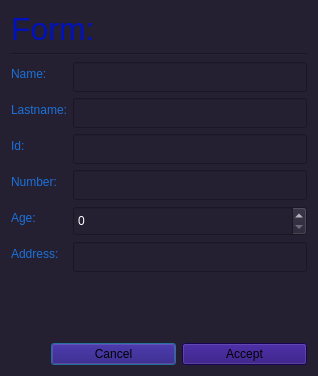
<?xml version="1.0" encoding="UTF-8"?>
<ui version="4.0">
 <class>Form</class>
 <widget class="QDialog" name="Form">
  <property name="geometry">
   <rect>
    <x>0</x>
    <y>0</y>
    <width>318</width>
    <height>376</height>
   </rect>
  </property>
  <property name="windowTitle">
   <string>Dialog</string>
  </property>
  <property name="styleSheet">
   <string notr="true">background-color: rgb(36, 31, 49);</string>
  </property>
  <layout class="QGridLayout" name="gridLayout">
   <item row="0" column="0">
    <layout class="QVBoxLayout" name="verticalLayout">
     <item>
      <widget class="QLabel" name="label">
       <property name="font">
        <font>
         <pointsize>24</pointsize>
        </font>
       </property>
       <property name="styleSheet">
        <string notr="true">
color: rgb(0, 17, 189);</string>
       </property>
       <property name="text">
        <string>Form:</string>
       </property>
      </widget>
     </item>
     <item>
      <widget class="Line" name="line">
       <property name="font">
        <font>
         <pointsize>15</pointsize>
        </font>
       </property>
       <property name="orientation">
        <enum>Qt::Horizontal</enum>
       </property>
      </widget>
     </item>
     <item>
      <layout class="QFormLayout" name="formLayout">
       <item row="0" column="0">
        <widget class="QLabel" name="lbl_name">
         <property name="styleSheet">
          <string notr="true">color: rgb(28, 113, 216);</string>
         </property>
         <property name="text">
          <string>Name:</string>
         </property>
        </widget>
       </item>
       <item row="0" column="1">
        <widget class="QLineEdit" name="line_name">
         <property name="minimumSize">
          <size>
           <width>0</width>
           <height>30</height>
          </size>
         </property>
         <property name="styleSheet">
          <string notr="true">color: rgb(255, 255, 255);</string>
         </property>
         <property name="text">
          <string/>
         </property>
        </widget>
       </item>
       <item row="1" column="0">
        <widget class="QLabel" name="lbl_lastname">
         <property name="styleSheet">
          <string notr="true">color: rgb(28, 113, 216);</string>
         </property>
         <property name="text">
          <string>Lastname:</string>
         </property>
        </widget>
       </item>
       <item row="1" column="1">
        <widget class="QLineEdit" name="line_lastname">
         <property name="minimumSize">
          <size>
           <width>0</width>
           <height>30</height>
          </size>
         </property>
         <property name="styleSheet">
          <string notr="true">color: rgb(255, 255, 255);</string>
         </property>
         <property name="text">
          <string/>
         </property>
        </widget>
       </item>
       <item row="2" column="0">
        <widget class="QLabel" name="lbl_id">
         <property name="styleSheet">
          <string notr="true">color: rgb(28, 113, 216);</string>
         </property>
         <property name="text">
          <string>Id:</string>
         </property>
        </widget>
       </item>
       <item row="2" column="1">
        <widget class="QLineEdit" name="line_id">
         <property name="minimumSize">
          <size>
           <width>0</width>
           <height>30</height>
          </size>
         </property>
         <property name="styleSheet">
          <string notr="true">color: rgb(255, 255, 255);
color: rgb(255, 255, 255);</string>
         </property>
         <property name="text">
          <string/>
         </property>
        </widget>
       </item>
       <item row="3" column="0">
        <widget class="QLabel" name="lbl_number">
         <property name="styleSheet">
          <string notr="true">color: rgb(28, 113, 216);</string>
         </property>
         <property name="text">
          <string>Number:</string>
         </property>
        </widget>
       </item>
       <item row="3" column="1">
        <widget class="QLineEdit" name="line_number">
         <property name="minimumSize">
          <size>
           <width>0</width>
           <height>30</height>
          </size>
         </property>
         <property name="styleSheet">
          <string notr="true">color: rgb(255, 255, 255);</string>
         </property>
         <property name="text">
          <string/>
         </property>
        </widget>
       </item>
       <item row="4" column="0">
        <widget class="QLabel" name="lbl_age">
         <property name="styleSheet">
          <string notr="true">color: rgb(28, 113, 216);</string>
         </property>
         <property name="text">
          <string>Age:</string>
         </property>
        </widget>
       </item>
       <item row="4" column="1">
        <widget class="QSpinBox" name="sbox_age">
         <property name="minimumSize">
          <size>
           <width>0</width>
           <height>30</height>
          </size>
         </property>
         <property name="styleSheet">
          <string notr="true">color: rgb(255, 255, 255);</string>
         </property>
        </widget>
       </item>
       <item row="5" column="0">
        <widget class="QLabel" name="lbl_address">
         <property name="styleSheet">
          <string notr="true">color: rgb(0, 17, 189);
color: rgb(28, 113, 216);</string>
         </property>
         <property name="text">
          <string>Address:</string>
         </property>
        </widget>
       </item>
       <item row="5" column="1">
        <widget class="QLineEdit" name="line_addres">
         <property name="minimumSize">
          <size>
           <width>0</width>
           <height>30</height>
          </size>
         </property>
         <property name="styleSheet">
          <string notr="true">color: rgb(255, 255, 255);</string>
         </property>
         <property name="text">
          <string/>
         </property>
        </widget>
       </item>
       <item row="6" column="1">
        <spacer name="verticalSpacer">
         <property name="orientation">
          <enum>Qt::Vertical</enum>
         </property>
         <property name="sizeHint" stdset="0">
          <size>
           <width>20</width>
           <height>40</height>
          </size>
         </property>
        </spacer>
       </item>
      </layout>
     </item>
     <item>
      <layout class="QHBoxLayout" name="horizontalLayout">
       <item>
        <spacer name="horizontalSpacer">
         <property name="orientation">
          <enum>Qt::Horizontal</enum>
         </property>
         <property name="sizeType">
          <enum>QSizePolicy::Minimum</enum>
         </property>
         <property name="sizeHint" stdset="0">
          <size>
           <width>40</width>
           <height>20</height>
          </size>
         </property>
        </spacer>
       </item>
       <item>
        <widget class="QPushButton" name="btn_cancel">
         <property name="styleSheet">
          <string notr="true">background-color: rgb(33, 5, 115);</string>
         </property>
         <property name="text">
          <string>Cancel</string>
         </property>
        </widget>
       </item>
       <item>
        <widget class="QPushButton" name="bnt_accept">
         <property name="styleSheet">
          <string notr="true">background-color: rgb(0, 17, 189);
background-color: rgb(33, 5, 115);</string>
         </property>
         <property name="text">
          <string>Accept</string>
         </property>
        </widget>
       </item>
      </layout>
     </item>
    </layout>
   </item>
  </layout>
 </widget>
 <tabstops>
  <tabstop>bnt_accept</tabstop>
  <tabstop>line_name</tabstop>
  <tabstop>line_lastname</tabstop>
  <tabstop>line_id</tabstop>
  <tabstop>line_number</tabstop>
  <tabstop>sbox_age</tabstop>
  <tabstop>line_addres</tabstop>
  <tabstop>btn_cancel</tabstop>
 </tabstops>
 <resources/>
 <connections/>
</ui>
